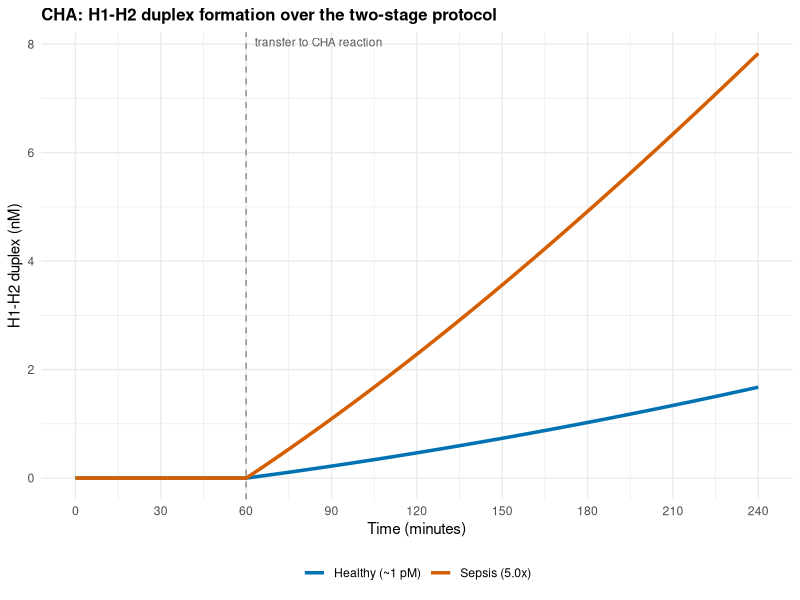
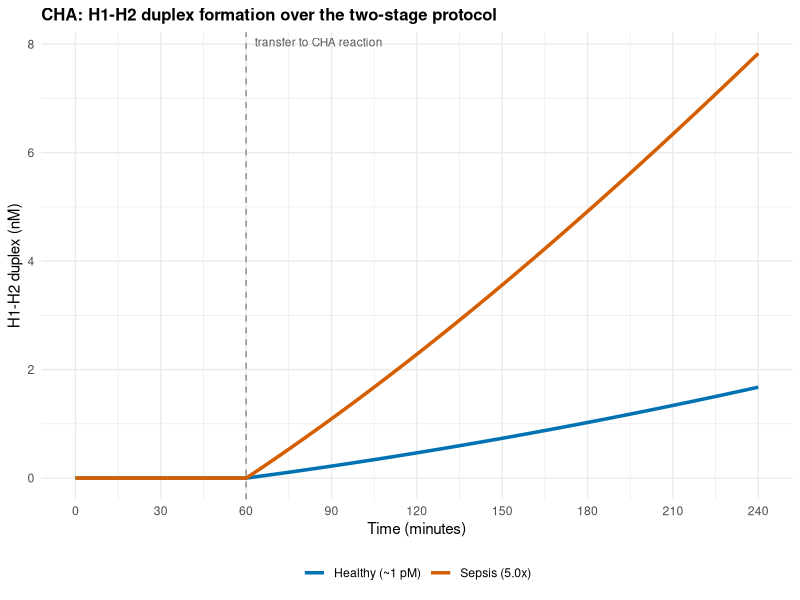
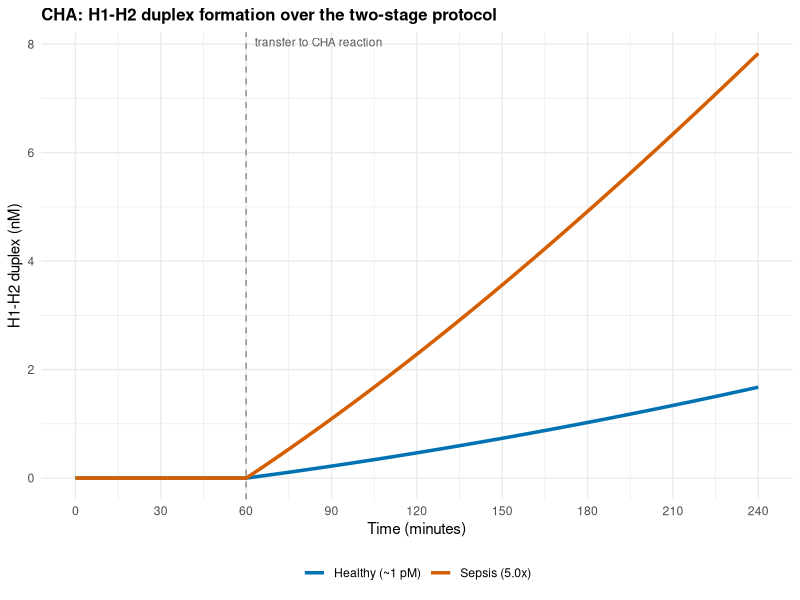

The R source for these figures, in order:
library(deSolve)
library(ggplot2)

# =============================================================================
# Figure 7 - coupled Cas13a / CHA model, run as the two-stage protocol
#
# The experiment is two sequential reactions, not one pot:
#   Stage 1   Cas13a + crRNA + H0 + target in 20 uL, 1 h at 37 C.
#             H1 and H2 are not present, so no CHA can occur.
#   Transfer  all 20 uL are carried into a 100 uL reaction, a 5-fold dilution,
#             and H1 and H2 are added at 50 nM each.
#   Stage 2   CHA proceeds for 3 h at 37 C. Cas13a, crRNA, target and the
#             remaining H0 are all carried over, so initiator production
#             continues alongside the CHA cascade.
#
# Both stages use the same ODE system; during stage 1 the hairpins are simply
# absent (H1 = H2 = 0), which switches the CHA terms off exactly.
#
# Forward rate constants (see Supplementary Table S2):
#   k1f  Hertel et al. (2022) nucleation model applied to the 9-nt H1 toehold,
#        with the scale calibrated so the rate falls within the experimentally
#        observed range for DNA hybridisation. It is a calibrated value, not an
#        independent prediction of the model.
#   k2f  Zhang & Winfree (2009): for toeholds longer than ~6 nt the forward rate
#        reaches a plateau; the H2 toehold is 7 nt, so the plateau value applies.
#   The Hertel model was NOT used for the second reaction.
# =============================================================================

params <- c(
  k1f  = 3.00e+06,     # M^-1 s^-1, Hertel model, H1 toehold (L = 9), calibrated
  k1r  = 1.34e-03,     # s^-1,      NUPACK dG -> Keq
  k2f  = 3.00e+06,     # M^-1 s^-1, Zhang & Winfree plateau, H2 toehold (7 nt)
  k2r  = 3.40e+04,     # M^-1 s^-1, NUPACK dG -> Keq (bimolecular both ways)
  kcat = 365 / 3600,   # s^-1,      Feng et al. (2024), 330-400 reporters per h
  Km   = 3.7e-06       # M,         midpoint of K_M(Cas13a) ~ 0.2-7 uM
)

cha_system <- function(t, state, parameters) {
  with(as.list(c(state, parameters)), {
    V_cas <- (kcat * miRNA * H0) / (Km + H0)      # Cas13a cleaves H0 -> initiator
    V1    <- k1f * I * H1    - k1r * I_H1         # initiator + H1
    V2    <- k2f * I_H1 * H2 - k2r * H1_H2 * I    # I:H1 + H2 -> H1:H2 + initiator

    list(c(dmiRNA  = 0,
           dH0     = -V_cas,
           dI      = V_cas - V1 + V2,
           dH1     = -V1,
           dH2     = -V2,
           dI_H1   = V1 - V2,
           dH1_H2  = V2))
  })
}

# ----------------------------------------------------------------- conditions
T1       <- 60 * 60        # stage 1, 1 hour
T2       <- 180 * 60       # stage 2, 3 hours
DILUTION <- 5              # 20 uL carried into 100 uL
h_conc   <- 50e-9          # H1 and H2, final concentration in the CHA reaction
h0_stage1<- 1.0e-06        # 4 uL of a 5 uM stock in the 20 uL Cas13a reaction
sample_dilution <- 10      # 2 uL of sample in the 20 uL Cas13a reaction

serum_healthy <- 1e-12     # 1 pM in serum
fold_sepsis   <- 5.0
serum_sepsis  <- serum_healthy * fold_sepsis

run_protocol <- function(serum) {
  # --- stage 1: Cas13a only, no hairpins present
  y0 <- c(miRNA = serum / sample_dilution, H0 = h0_stage1,
          I = 0, H1 = 0, H2 = 0, I_H1 = 0, H1_H2 = 0)
  s1 <- as.data.frame(ode(y = y0, times = seq(0, T1, by = 1), func = cha_system,
                          parms = params, method = "lsoda",
                          rtol = 1e-8, atol = 1e-24))

  # --- transfer: 5-fold dilution of everything, then the hairpins are added
  last <- s1[nrow(s1), ]
  y1 <- c(miRNA = last$miRNA / DILUTION, H0 = last$H0 / DILUTION,
          I = last$I / DILUTION, H1 = h_conc, H2 = h_conc,
          I_H1 = 0, H1_H2 = 0)
  s2 <- as.data.frame(ode(y = y1, times = seq(0, T2, by = 1), func = cha_system,
                          parms = params, method = "lsoda",
                          rtol = 1e-8, atol = 1e-24))

  s1$stage <- "1"; s2$stage <- "2"
  s2$time  <- s2$time + T1                     # continuous protocol clock
  rbind(s1, s2)
}

out_h <- run_protocol(serum_healthy); out_h$Condition <- "Healthy (~1 pM)"
out_s <- run_protocol(serum_sepsis);  out_s$Condition <- "Sepsis (5.0x)"
df <- rbind(out_h, out_s)
df$Condition <- factor(df$Condition, levels = c("Healthy (~1 pM)", "Sepsis (5.0x)"))

# ----------------------------------------------------------------------- plot
p <- ggplot(df, aes(x = time / 60, y = H1_H2 * 1e9, color = Condition)) +
  geom_vline(xintercept = T1 / 60, linetype = "dashed",
             colour = "grey55", linewidth = 0.5) +
  annotate("text", x = T1 / 60 + 3, y = Inf, vjust = 1.6, hjust = 0,
           label = "transfer to CHA reaction", size = 3, colour = "grey35") +
  geom_line(linewidth = 1.2) +
  scale_color_manual(values = c("Healthy (~1 pM)" = "#0072B2",
                                "Sepsis (5.0x)"   = "#D55E00")) +
  scale_x_continuous(breaks = seq(0, (T1 + T2) / 60, by = 30)) +
  labs(title = "CHA: H1-H2 duplex formation over the two-stage protocol",
       x = "Time (minutes)", y = "H1-H2 duplex (nM)") +
  theme_minimal() +
  theme(legend.position = "bottom",
        plot.title = element_text(face = "bold", size = 12),
        axis.title = element_text(size = 11),
        legend.title = element_blank())

print(p)
ggsave("results/kinetic_models/Fig7_CHA_duplex.png", p, width = 8, height = 5, dpi = 300)
ggsave("results/kinetic_models/Fig7_CHA_duplex.pdf", p, width = 8, height = 5)

# ------------------------------------------------- numbers quoted in the text
dup <- function(d) d$H1_H2 * 1e9
at  <- function(d, mins) dup(d)[which.min(abs(d$time - mins * 60))]

cat(sprintf("\nStage 1: %d min, H0 %.0f nM, no hairpins. Stage 2: %d min, H1 = H2 = %.0f nM.\n",
            T1 / 60, h0_stage1 * 1e9, T2 / 60, h_conc * 1e9))
cat(sprintf("Initiator at the end of stage 1: healthy %.2f pM, septic %.2f pM\n",
            out_h$I[out_h$time == T1][1] * 1e12, out_s$I[out_s$time == T1][1] * 1e12))

cat(sprintf("\n%10s %12s %12s %8s\n", "minutes", "healthy nM", "sepsis nM", "ratio"))
for (m in c(60, 90, 120, 150, 180, 210, 240)) {
  h <- at(out_h, m); s <- at(out_s, m)
  cat(sprintf("%10d %12.3f %12.3f %8.2f\n", m, h, s, ifelse(h > 0, s / h, NA)))
}

st2   <- df$time >= T1
times <- sort(unique(df$time[st2]))
hh    <- sapply(times, function(tt) dup(out_h)[which.min(abs(out_h$time - tt))])
ss    <- sapply(times, function(tt) dup(out_s)[which.min(abs(out_s$time - tt))])
d     <- ss - hh
cat("\nSeparation (septic minus healthy), measured on the protocol clock:\n")
for (thr in c(1, 2, 5, 10)) {
  i <- which(d >= thr)[1]
  if (!is.na(i)) cat(sprintf("  >= %2d nM at %6.1f min (%.1f min into stage 2)\n",
                             thr, times[i] / 60, (times[i] - T1) / 60))
}
r <- ss[hh > 1e-6] / hh[hh > 1e-6]
cat(sprintf("\nSeptic-to-healthy ratio over stage 2: %.2f to %.2f\n", min(r), max(r)))
